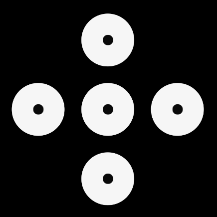
#> input picture Lab_Exam/ModelA/Q2.png, 217 x 217 px
$ jupyter execute labA.ipynb
#> lines starting #> are read from the running program, lines starting #| are printed output that depends on the picture; after the words box and inside, x2 and y2 are one past the last pixel; in counts of white or black regions, pixels touching at a corner belong together
#> further down, image is the input picture: shape (217, 217, 3); min 0, max 255, mean 55.2
### Lab_Exam/ModelA/commonfunctions.py


import skimage.io as io
import matplotlib.pyplot as plt
import numpy as np
from skimage.exposure import histogram, equalize_hist
from matplotlib.pyplot import bar
from skimage.color import rgb2gray,rgb2hsv,hsv2rgb,rgba2rgb
from skimage.transform import (hough_line, hough_line_peaks)

# Convolution:
from scipy.signal import convolve2d
from scipy import fftpack
import math

from skimage.util import random_noise
from skimage.filters import median
from skimage.feature import canny

from mpl_toolkits.mplot3d import Axes3D  # noqa: F401 unused import

import matplotlib.pyplot as plt
from matplotlib import cm
from matplotlib.ticker import LinearLocator, FormatStrFormatter
import numpy as np

# Edges
from skimage.filters import sobel_h, sobel, sobel_v,roberts, prewitt

# Show the figures / plots inside the notebook
def show_images(images,titles=None):
    #This function is used to show image(s) with titles by sending an array of images and an array of associated titles.
    # images[0] will be drawn with the title titles[0] if exists
    # You aren't required to understand this function, use it as-is.
    n_ims = len(images)
    if titles is None: titles = ['(%d)' % i for i in range(1,n_ims + 1)]
    fig = plt.figure()
    n = 1
    for image,title in zip(images,titles):
        a = fig.add_subplot(1,n_ims,n)
        if image.ndim == 2:
            plt.gray()
        plt.imshow(image)
        a.set_title(title)
        plt.axis('off')
        n += 1
    fig.set_size_inches(np.array(fig.get_size_inches()) * n_ims)
    plt.show()


# [43 lines left out: functions show_3d_image, show_3d_image_filtering_in_freq, showHist, not called in this run]

### Lab_Exam/ModelA/labA.ipynb
[cell 1]
from skimage import io, transform, color, exposure
from skimage.feature import hog
from commonfunctions import *
from skimage.color import rgb2gray, rgb2hsv
from scipy.signal import convolve2d
import numpy as np

[cell 2]
import cv2
import numpy as np


def find_circle_center(img):
    img = cv2.cvtColor(img, cv2.COLOR_BGR2GRAY)
    circles =cv2.HoughCircles(img,
                   cv2.HOUGH_GRADIENT, dp=1, minDist=50, param1=50, param2=30, minRadius=10, maxRadius=100)
#> circles = [[107.5, 108.5, 26], [107.5, 39.5, 26.8], [176.5, 108.5, 26], [37.5, 108.5, 26.8], [107.5, 177.5, 26.1]]


    if circles is not None:
        # Get the (x, y, r) as integers
        circles = np.round(circles[0, :]).astype("int")
#> circles = [[108, 108, 26], [108, 40, 27], [176, 108, 26], [38, 108, 27], [108, 178, 26]]

        # loop over the circles
        for (x, y, r) in circles:
            # draw the circle in the output image
            #cv2.circle(output, (x, y), r, (0, 255, 0), 2)
            center=(x,y)
            cv2.circle(output, center,1, (255, 255, 255),thickness=-1)
#> this loop made 5 passes
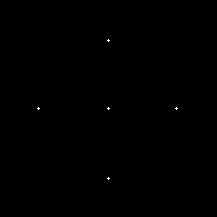
#> output: shape (217, 217, 3); 0.05% white in thin lines or dots, all inside (x1, y1, x2, y2) = (37, 39, 178, 180)


image = cv2.imread('Q2.png')
output = np.zeros_like(image)
res = find_circle_center(cv2.imread('Q2.png'))
show_images([image, output], ["Original", "Output"])
#> in show_images, `n_ims = len(images)`: n_ims = 2
#> the loop in show_images, `for image,title in zip(images,titles):` made 2 passes
#> (title, n) on passes 1 to 2: ('Original', 2), ('Output', 3)
#> after the loop in show_images, `for image,title in zip(images,titles):`: n = 3
#> in show_images, `plt.show()`:
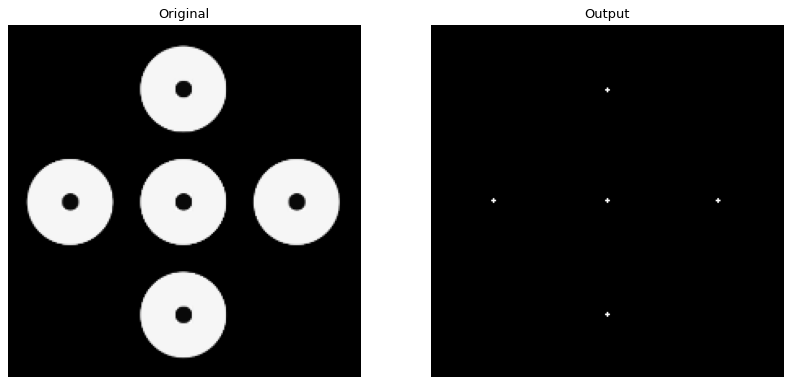
#> figure drawn by matplotlib, 2 panels

# can be acheived through one dilation and one erosion

[cell 3]
# Create 2 grayscale images having identical histograms but different textures. (Note: it’s

# Generate two images with identical histograms but different textures
def generate_image_with_histogram(hist, shape):
    # Create a random image
#> called with hist = array of shape (256,), shape = (512, 512)
    image = np.random.randint(0, 256, shape, dtype=np.uint8)

    # Equalize the histogram to match the specified histogram
    equalized_image = cv2.equalizeHist(image)
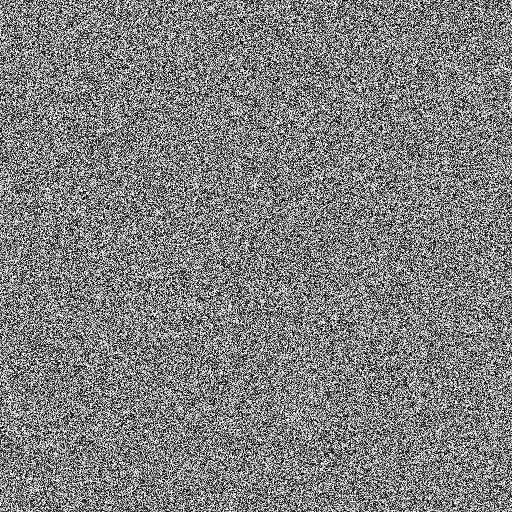
#> equalized_image: shape (512, 512); min 0, max 255, mean 127.4

    # Apply the specified histogram
    matched_image = cv2.LUT(equalized_image, hist)
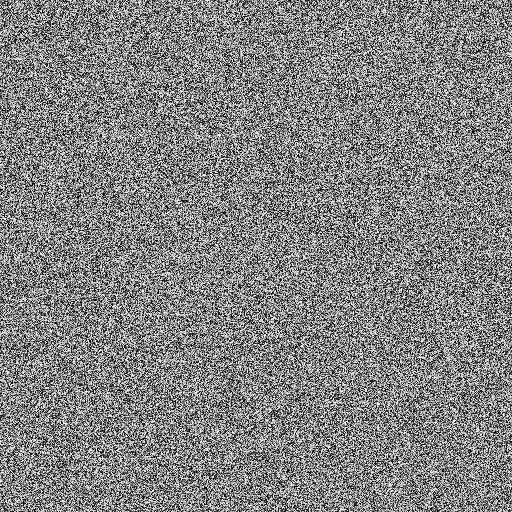
#> matched_image: shape (512, 512); min 3, max 255, mean 130.1

    return matched_image

# Generate a random histogram
random_hist = np.random.randint(0, 256, 256, dtype=np.uint8)
print(random_hist.shape)
# Create two images with the same histogram
image_shape = (512, 512)
image1 = generate_image_with_histogram(random_hist, image_shape)
image2 = generate_image_with_histogram(random_hist, image_shape)
#> call 2 of generate_image_with_histogram, with hist = array of shape (256,), shape = (512, 512)
#> in generate_image_with_histogram (call 2), `equalized_image = cv2.equalizeHist(image)`:
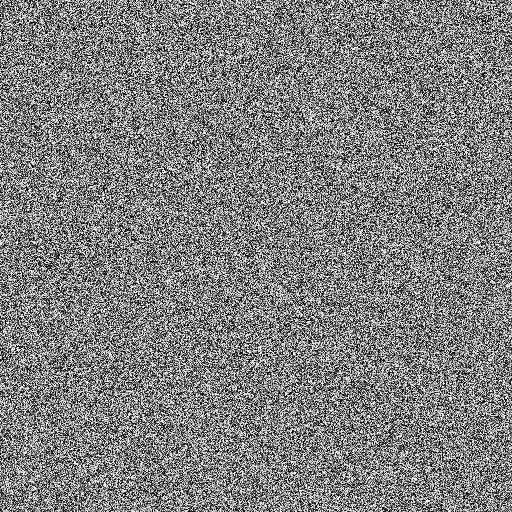
#> equalized_image: shape (512, 512); min 0, max 255, mean 127.5
#> in generate_image_with_histogram (call 2), `matched_image = cv2.LUT(equalized_image, hist)`:
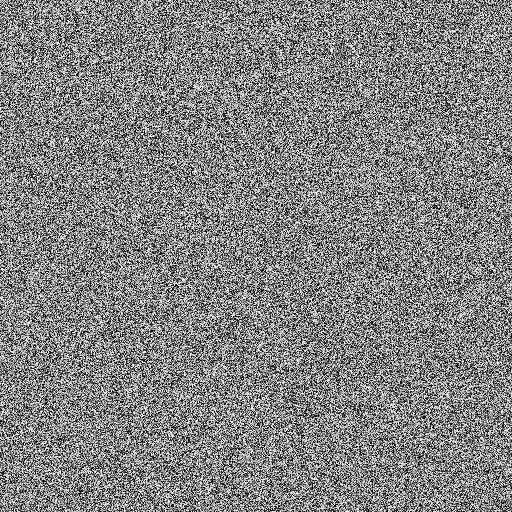
#> matched_image: shape (512, 512); min 3, max 255, mean 130.3


show_images([image1, image2], ["Image 1", "Image 2"])
#> the loop in show_images (call 2), `for image,title in zip(images,titles):` made 2 passes
#> (title, n) on passes 1 to 2: ('Image 1', 2), ('Image 2', 3)

#  show the histograms of the two images. (Note: use the function hist from matplotlib.pyplot)
plt.figure()
plt.hist(image1.ravel(), bins=256, range=(0, 255), fc='k', ec='k')
plt.title("Histogram of image 1")
plt.figure()
plt.hist(image2.ravel(), bins=256, range=(0, 255), fc='k', ec='k')
plt.title("Histogram of image 2")
plt.show()
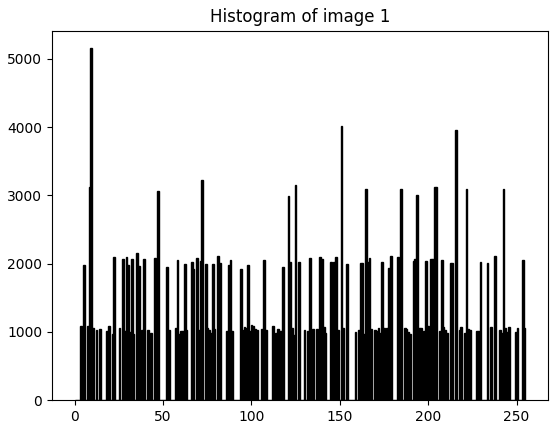
#> figure drawn by matplotlib, 1 panel; tallest bar 5158 high, from x = 8.96 to 9.96
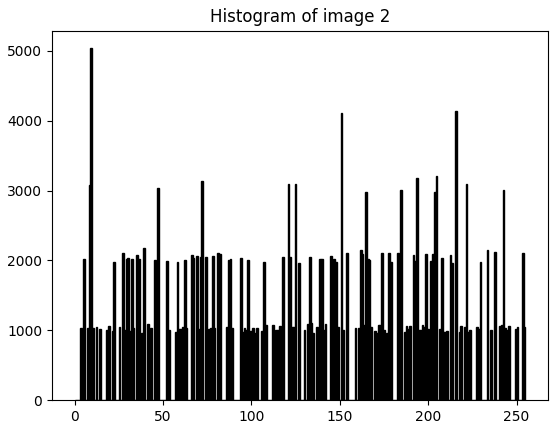
#> figure drawn by matplotlib, 1 panel; tallest bar 5038 high, from x = 8.96 to 9.96

$ run again, with Lab_Exam/ModelA/Q3.jpg saved as Lab_Exam/ModelA/Q2.png
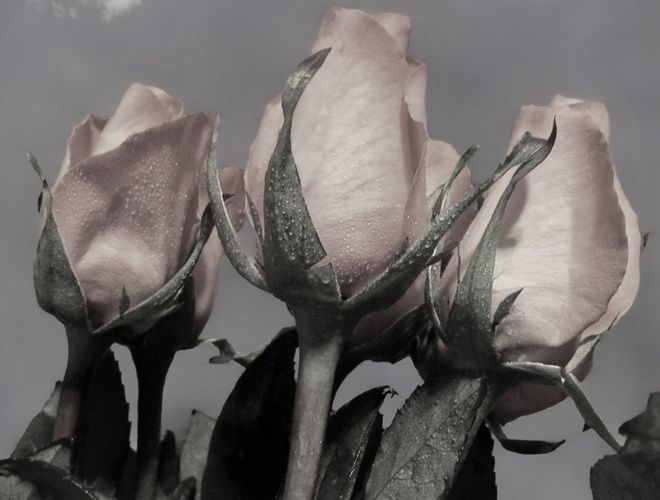
#> input picture Lab_Exam/ModelA/Q3.jpg, 660 x 500 px
#> image is the input picture: shape (500, 660, 3); mean B, G, R 101.5, 103.3, 107.8
#> in find_circle_center, `circles =cv2.HoughCircles(img, cv2.HOUGH_GRADIENT, dp=1, minDist=50, p..`: circles = 62 rows, first 8: [396.5, 351.5, 99.4], [207.5, 263.5, 99.4], [528.5, 244.5, 99.4], [360.5, 150.5, 99.4], [380.5, 404.5, 82.9], [346.5, 357.5, 99.4], [129.5, 224.5, 76.3], [239.5, 305.5, 99.4]
#> in find_circle_center, `circles = np.round(circles[0, :]).astype("int")`: circles = 62 rows, first 8: [396, 352, 99], [208, 264, 99], [528, 244, 99], [360, 150, 99], [380, 404, 83], [346, 358, 99], [130, 224, 76], [240, 306, 99]
#> the loop in find_circle_center, `for (x, y, r) in circles:` made 62 passes
#> after the loop in find_circle_center, `for (x, y, r) in circles:`:
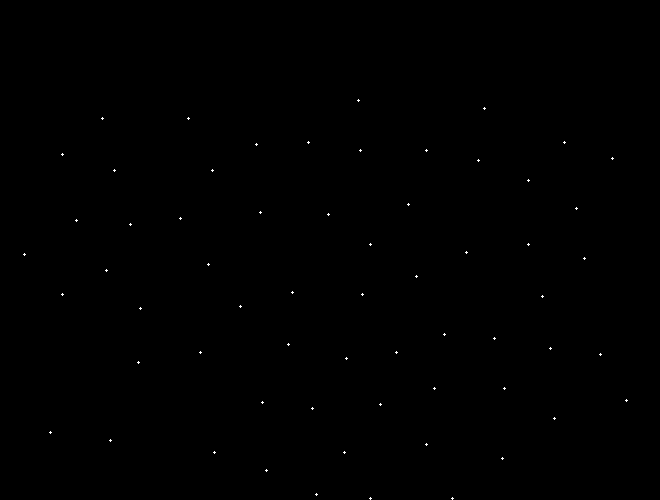
#> output: shape (500, 660, 3); 0.09% white in thin lines or dots, all inside (x1, y1, x2, y2) = (23, 99, 628, 500)
#> n_ims = 2
#> the loop in show_images, `for image,title in zip(images,titles):` made 2 passes
#> (title, n) on passes 1 to 2: ('Original', 2), ('Output', 3)
#> after the loop in show_images, `for image,title in zip(images,titles):`: n = 3
#> in show_images, `plt.show()`:
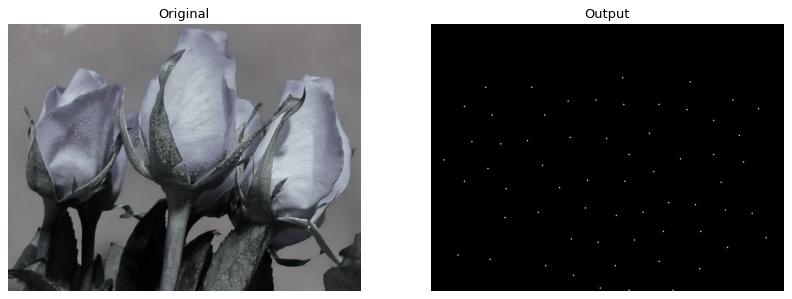
#> figure drawn by matplotlib, 2 panels; B, G, R data is drawn as R, G, B
#> the loop in show_images (call 2), `for image,title in zip(images,titles):` made 2 passes
#> (title, n) on passes 1 to 2: ('Image 1', 2), ('Image 2', 3)
